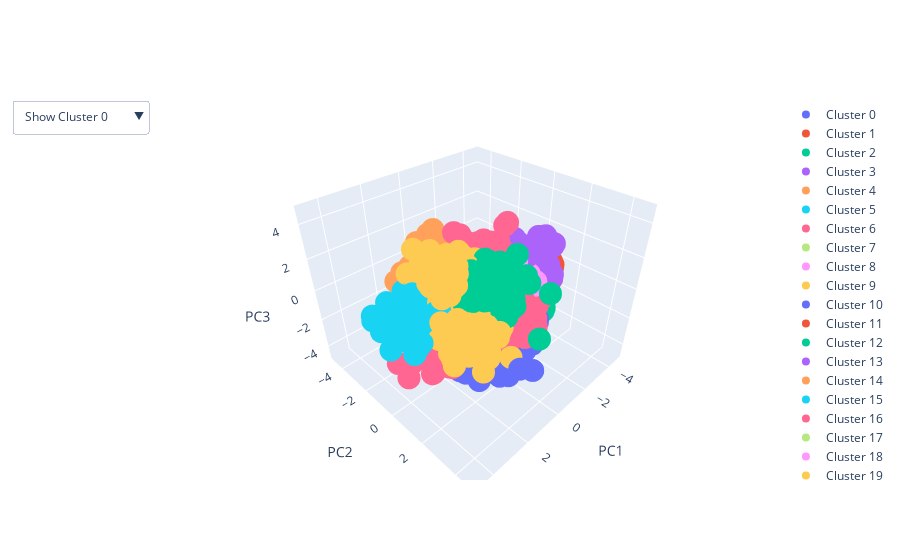

The cell this chart's notebook holds for it:
### Code cell
fig = go.Figure()

for index in range(27):
    subset = pca_df[pca_df["KMEANS_Cluster"] == index]
    fig.add_trace(
        go.Scatter3d(
            x=subset["PC1"],
            y=subset["PC2"],
            z=subset["PC3"],
            mode="markers",
            name=f"Cluster {index}",
        ),
    )

buttons_list = []
for index in range(27):
    buttons_list.append(
        dict(
            label=f"Show Cluster {index}",
            method="update",
            args=[
                {"visible": [False] * index + [True] + [False] * (26 - index)},
                {"title": f"Cluster {index}"},
            ],
        )
    )

buttons_list.append(
    dict(
        label="Show All Clusters",
        method="update",
        args=[{"visible": [True] * 27}, {"title": "All Clusters"}],
    )
)

fig.update_layout(updatemenus=[dict(buttons=buttons_list)])
fig.update_scenes(
    xaxis_title="PC1",
    xaxis_range=[-5, 5],
    xaxis_autorange=False,
    yaxis_title="PC2",
    yaxis_range=[-5, 5],
    yaxis_autorange=False,
    zaxis_title="PC3",
    zaxis_range=[-5, 5],
    zaxis_autorange=False,
)

fig.update_xaxes(range=[-5, 5])
fig.update_yaxes(range=[-5, 5])
fig.show()

### Figure 1 — Plotly figure (JSON) as saved in the notebook; plotly's stock layout.template omitted (floating-point values rounded to 4 significant figures; data arrays with more than 128 entries replaced by an {"elided": "..."} marker saying what was removed)
{"data": [{"mode": "markers", "name": "Cluster 0", "type": "scatter3d", "x": {"elided": "640 float values"}, "y": {"elided": "640 float values"}, "z": {"elided": "640 float values"}}, {"mode": "markers", "name": "Cluster 1", "type": "scatter3d", "x": {"elided": "483 float values"}, "y": {"elided": "483 float values"}, "z": {"elided": "483 float values"}}, {"mode": "markers", "name": "Cluster 2", "type": "scatter3d", "x": {"elided": "443 float values"}, "y": {"elided": "443 float values"}, "z": {"elided": "443 float values"}}, {"mode": "markers", "name": "Cluster 3", "type": "scatter3d", "x": {"elided": "535 float values"}, "y": {"elided": "535 float values"}, "z": {"elided": "535 float values"}}, {"mode": "markers", "name": "Cluster 4", "type": "scatter3d", "x": {"elided": "494 float values"}, "y": {"elided": "494 float values"}, "z": {"elided": "494 float values"}}, {"mode": "markers", "name": "Cluster 5", "type": "scatter3d", "x": {"elided": "403 float values"}, "y": {"elided": "403 float values"}, "z": {"elided": "403 float values"}}, {"mode": "markers", "name": "Cluster 6", "type": "scatter3d", "x": {"elided": "229 float values"}, "y": {"elided": "229 float values"}, "z": {"elided": "229 float values"}}, {"mode": "markers", "name": "Cluster 7", "type": "scatter3d", "x": {"elided": "316 float values"}, "y": {"elided": "316 float values"}, "z": {"elided": "316 float values"}}, {"mode": "markers", "name": "Cluster 8", "type": "scatter3d", "x": {"elided": "417 float values"}, "y": {"elided": "417 float values"}, "z": {"elided": "417 float values"}}, {"mode": "markers", "name": "Cluster 9", "type": "scatter3d", "x": {"elided": "248 float values"}, "y": {"elided": "248 float values"}, "z": {"elided": "248 float values"}}, {"mode": "markers", "name": "Cluster 10", "type": "scatter3d", "x": {"elided": "316 float values"}, "y": {"elided": "316 float values"}, "z": {"elided": "316 float values"}}, {"mode": "markers", "name": "Cluster 11", "type": "scatter3d", "x": {"elided": "327 float values"}, "y": {"elided": "327 float values"}, "z": {"elided": "327 float values"}}, {"mode": "markers", "name": "Cluster 12", "type": "scatter3d", "x": {"elided": "190 float values"}, "y": {"elided": "190 float values"}, "z": {"elided": "190 float values"}}, {"mode": "markers", "name": "Cluster 13", "type": "scatter3d", "x": {"elided": "321 float values"}, "y": {"elided": "321 float values"}, "z": {"elided": "321 float values"}}, {"mode": "markers", "name": "Cluster 14", "type": "scatter3d", "x": {"elided": "513 float values"}, "y": {"elided": "513 float values"}, "z": {"elided": "513 float values"}}, {"mode": "markers", "name": "Cluster 15", "type": "scatter3d", "x": {"elided": "489 float values"}, "y": {"elided": "489 float values"}, "z": {"elided": "489 float values"}}, {"mode": "markers", "name": "Cluster 16", "type": "scatter3d", "x": {"elided": "301 float values"}, "y": {"elided": "301 float values"}, "z": {"elided": "301 float values"}}, {"mode": "markers", "name": "Cluster 17", "type": "scatter3d", "x": {"elided": "314 float values"}, "y": {"elided": "314 float values"}, "z": {"elided": "314 float values"}}, {"mode": "markers", "name": "Cluster 18", "type": "scatter3d", "x": {"elided": "418 float values"}, "y": {"elided": "418 float values"}, "z": {"elided": "418 float values"}}, {"mode": "markers", "name": "Cluster 19", "type": "scatter3d", "x": {"elided": "317 float values"}, "y": {"elided": "317 float values"}, "z": {"elided": "317 float values"}}, {"mode": "markers", "name": "Cluster 20", "type": "scatter3d", "x": {"elided": "226 float values"}, "y": {"elided": "226 float values"}, "z": {"elided": "226 float values"}}, {"mode": "markers", "name": "Cluster 21", "type": "scatter3d", "x": {"elided": "345 float values"}, "y": {"elided": "345 float values"}, "z": {"elided": "345 float values"}}, {"mode": "markers", "name": "Cluster 22", "type": "scatter3d", "x": {"elided": "524 float values"}, "y": {"elided": "524 float values"}, "z": {"elided": "524 float values"}}, {"mode": "markers", "name": "Cluster 23", "type": "scatter3d", "x": {"elided": "305 float values"}, "y": {"elided": "305 float values"}, "z": {"elided": "305 float values"}}, {"mode": "markers", "name": "Cluster 24", "type": "scatter3d", "x": {"elided": "278 float values"}, "y": {"elided": "278 float values"}, "z": {"elided": "278 float values"}}, {"mode": "markers", "name": "Cluster 25", "type": "scatter3d", "x": {"elided": "175 float values"}, "y": {"elided": "175 float values"}, "z": {"elided": "175 float values"}}, {"mode": "markers", "name": "Cluster 26", "type": "scatter3d", "x": {"elided": "385 float values"}, "y": {"elided": "385 float values"}, "z": {"elided": "385 float values"}}], "layout": {"scene": {"xaxis": {"autorange": false, "range": [-5, 5], "title": {"text": "PC1"}}, "yaxis": {"autorange": false, "range": [-5, 5], "title": {"text": "PC2"}}, "zaxis": {"autorange": false, "range": [-5, 5], "title": {"text": "PC3"}}}, "updatemenus": [{"buttons": [{"args": [{"visible": [true, false, false, false, false, false, false, false, false, false, false, false, false, false, false, false, false, false, false, false, false, false, false, false, false, false, false]}, {"title": "Cluster 0"}], "label": "Show Cluster 0", "method": "update"}, {"args": [{"visible": [false, true, false, false, false, false, false, false, false, false, false, false, false, false, false, false, false, false, false, false, false, false, false, false, false, false, false]}, {"title": "Cluster 1"}], "label": "Show Cluster 1", "method": "update"}, {"args": [{"visible": [false, false, true, false, false, false, false, false, false, false, false, false, false, false, false, false, false, false, false, false, false, false, false, false, false, false, false]}, {"title": "Cluster 2"}], "label": "Show Cluster 2", "method": "update"}, {"args": [{"visible": [false, false, false, true, false, false, false, false, false, false, false, false, false, false, false, false, false, false, false, false, false, false, false, false, false, false, false]}, {"title": "Cluster 3"}], "label": "Show Cluster 3", "method": "update"}, {"args": [{"visible": [false, false, false, false, true, false, false, false, false, false, false, false, false, false, false, false, false, false, false, false, false, false, false, false, false, false, false]}, {"title": "Cluster 4"}], "label": "Show Cluster 4", "method": "update"}, {"args": [{"visible": [false, false, false, false, false, true, false, false, false, false, false, false, false, false, false, false, false, false, false, false, false, false, false, false, false, false, false]}, {"title": "Cluster 5"}], "label": "Show Cluster 5", "method": "update"}, {"args": [{"visible": [false, false, false, false, false, false, true, false, false, false, false, false, false, false, false, false, false, false, false, false, false, false, false, false, false, false, false]}, {"title": "Cluster 6"}], "label": "Show Cluster 6", "method": "update"}, {"args": [{"visible": [false, false, false, false, false, false, false, true, false, false, false, false, false, false, false, false, false, false, false, false, false, false, false, false, false, false, false]}, {"title": "Cluster 7"}], "label": "Show Cluster 7", "method": "update"}, {"args": [{"visible": [false, false, false, false, false, false, false, false, true, false, false, false, false, false, false, false, false, false, false, false, false, false, false, false, false, false, false]}, {"title": "Cluster 8"}], "label": "Show Cluster 8", "method": "update"}, {"args": [{"visible": [false, false, false, false, false, false, false, false, false, true, false, false, false, false, false, false, false, false, false, false, false, false, false, false, false, false, false]}, {"title": "Cluster 9"}], "label": "Show Cluster 9", "method": "update"}, {"args": [{"visible": [false, false, false, false, false, false, false, false, false, false, true, false, false, false, false, false, false, false, false, false, false, false, false, false, false, false, false]}, {"title": "Cluster 10"}], "label": "Show Cluster 10", "method": "update"}, {"args": [{"visible": [false, false, false, false, false, false, false, false, false, false, false, true, false, false, false, false, false, false, false, false, false, false, false, false, false, false, false]}, {"title": "Cluster 11"}], "label": "Show Cluster 11", "method": "update"}, {"args": [{"visible": [false, false, false, false, false, false, false, false, false, false, false, false, true, false, false, false, false, false, false, false, false, false, false, false, false, false, false]}, {"title": "Cluster 12"}], "label": "Show Cluster 12", "method": "update"}, {"args": [{"visible": [false, false, false, false, false, false, false, false, false, false, false, false, false, true, false, false, false, false, false, false, false, false, false, false, false, false, false]}, {"title": "Cluster 13"}], "label": "Show Cluster 13", "method": "update"}, {"args": [{"visible": [false, false, false, false, false, false, false, false, false, false, false, false, false, false, true, false, false, false, false, false, false, false, false, false, false, false, false]}, {"title": "Cluster 14"}], "label": "Show Cluster 14", "method": "update"}, {"args": [{"visible": [false, false, false, false, false, false, false, false, false, false, false, false, false, false, false, true, false, false, false, false, false, false, false, false, false, false, false]}, {"title": "Cluster 15"}], "label": "Show Cluster 15", "method": "update"}, {"args": [{"visible": [false, false, false, false, false, false, false, false, false, false, false, false, false, false, false, false, true, false, false, false, false, false, false, false, false, false, false]}, {"title": "Cluster 16"}], "label": "Show Cluster 16", "method": "update"}, {"args": [{"visible": [false, false, false, false, false, false, false, false, false, false, false, false, false, false, false, false, false, true, false, false, false, false, false, false, false, false, false]}, {"title": "Cluster 17"}], "label": "Show Cluster 17", "method": "update"}, {"args": [{"visible": [false, false, false, false, false, false, false, false, false, false, false, false, false, false, false, false, false, false, true, false, false, false, false, false, false, false, false]}, {"title": "Cluster 18"}], "label": "Show Cluster 18", "method": "update"}, {"args": [{"visible": [false, false, false, false, false, false, false, false, false, false, false, false, false, false, false, false, false, false, false, true, false, false, false, false, false, false, false]}, {"title": "Cluster 19"}], "label": "Show Cluster 19", "method": "update"}, {"args": [{"visible": [false, false, false, false, false, false, false, false, false, false, false, false, false, false, false, false, false, false, false, false, true, false, false, false, false, false, false]}, {"title": "Cluster 20"}], "label": "Show Cluster 20", "method": "update"}, {"args": [{"visible": [false, false, false, false, false, false, false, false, false, false, false, false, false, false, false, false, false, false, false, false, false, true, false, false, false, false, false]}, {"title": "Cluster 21"}], "label": "Show Cluster 21", "method": "update"}, {"args": [{"visible": [false, false, false, false, false, false, false, false, false, false, false, false, false, false, false, false, false, false, false, false, false, false, true, false, false, false, false]}, {"title": "Cluster 22"}], "label": "Show Cluster 22", "method": "update"}, {"args": [{"visible": [false, false, false, false, false, false, false, false, false, false, false, false, false, false, false, false, false, false, false, false, false, false, false, true, false, false, false]}, {"title": "Cluster 23"}], "label": "Show Cluster 23", "method": "update"}, {"args": [{"visible": [false, false, false, false, false, false, false, false, false, false, false, false, false, false, false, false, false, false, false, false, false, false, false, false, true, false, false]}, {"title": "Cluster 24"}], "label": "Show Cluster 24", "method": "update"}, {"args": [{"visible": [false, false, false, false, false, false, false, false, false, false, false, false, false, false, false, false, false, false, false, false, false, false, false, false, false, true, false]}, {"title": "Cluster 25"}], "label": "Show Cluster 25", "method": "update"}, {"args": [{"visible": [false, false, false, false, false, false, false, false, false, false, false, false, false, false, false, false, false, false, false, false, false, false, false, false, false, false, true]}, {"title": "Cluster 26"}], "label": "Show Cluster 26", "method": "update"}, {"args": [{"visible": [true, true, true, true, true, true, true, true, true, true, true, true, true, true, true, true, true, true, true, true, true, true, true, true, true, true, true]}, {"title": "cluster 2"}], "label": "Show All Clusters", "method": "update"}]}], "xaxis": {"range": [-5, 5]}, "yaxis": {"range": [-5, 5]}}}
